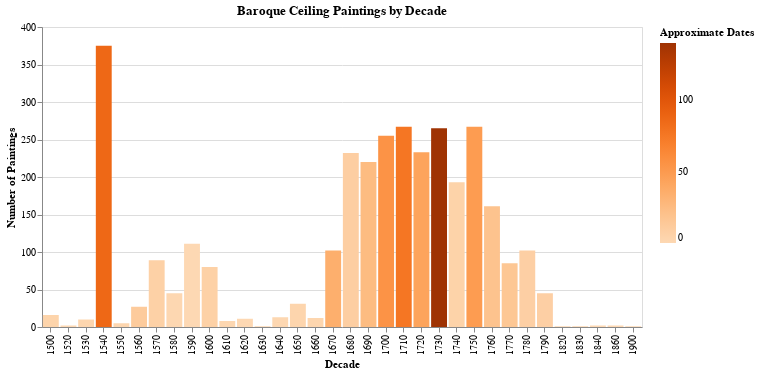

Here is the notebook cell this chart was saved with:
### Code cell
# =============================================================================
# CELL 10: Temporal Analysis - Paintings by Decade
# =============================================================================
# Filter by Getty AAT "ceiling paintings" to exclude buildings

print("📅 TEMPORAL DISTRIBUTION (Ceiling Paintings Only)")
print("=" * 60)

temporal_df = con.execute("""
    SELECT 
        CAST(FLOOR(p.year_start / 10) * 10 AS INTEGER) as decade,
        COUNT(*) as count,
        CAST(SUM(CASE WHEN p.year_is_approximate THEN 1 ELSE 0 END) AS INTEGER) as approximate_count
    FROM paintings p
    JOIN painting_subjects ps ON p.nfdi_uri = ps.nfdi_uri
    JOIN subjects s ON ps.subject_uri = s.subject_uri
    WHERE p.year_start IS NOT NULL
      AND p.year_start >= 1500 AND p.year_start <= 1900
      AND s.subject_source = 'GETTY_AAT'
      AND s.subject_label = 'ceiling paintings'
    GROUP BY FLOOR(p.year_start / 10) * 10
    ORDER BY decade
""").pl()

print(temporal_df)

# Visualization
if len(temporal_df) > 0:
    chart = alt.Chart(temporal_df.to_pandas()).mark_bar().encode(
        x=alt.X('decade:O', title='Decade'),
        y=alt.Y('count:Q', title='Number of Paintings'),
        color=alt.Color('approximate_count:Q', 
                       scale=alt.Scale(scheme='oranges'),
                       title='Approximate Dates'),
        tooltip=['decade', 'count', 'approximate_count']
    ).properties(
        title='Baroque Ceiling Paintings by Decade',
        width=600,
        height=300
    )
    ipython_display(chart)

### Figure 1 — Vega-Lite specification as saved in the notebook (floating-point values rounded to 4 significant figures)
{"config": {"view": {"continuousWidth": 300, "continuousHeight": 300}}, "data": {"name": "data-e6005f5eea7e9d64a85221678e6c86dd"}, "mark": {"type": "bar"}, "encoding": {"color": {"field": "approximate_count", "scale": {"scheme": "oranges"}, "title": "Approximate Dates", "type": "quantitative"}, "tooltip": [{"field": "decade", "type": "quantitative"}, {"field": "count", "type": "quantitative"}, {"field": "approximate_count", "type": "quantitative"}], "x": {"field": "decade", "title": "Decade", "type": "ordinal"}, "y": {"field": "count", "title": "Number of Paintings", "type": "quantitative"}}, "height": 300, "title": "Baroque Ceiling Paintings by Decade", "width": 600, "$schema": "https://vega.github.io/schema/vega-lite/v6.1.0.json", "datasets": {"data-e6005f5eea7e9d64a85221678e6c86dd": [{"decade": 1500, "count": 16, "approximate_count": 4}, {"decade": 1520, "count": 2, "approximate_count": 0}, {"decade": 1530, "count": 10, "approximate_count": 2}, {"decade": 1540, "count": 375, "approximate_count": 86}, {"decade": 1550, "count": 5, "approximate_count": 2}, {"decade": 1560, "count": 27, "approximate_count": 12}, {"decade": 1570, "count": 89, "approximate_count": 7}, {"decade": 1580, "count": 45, "approximate_count": 1}, {"decade": 1590, "count": 111, "approximate_count": 0}, {"decade": 1600, "count": 80, "approximate_count": 7}, {"decade": 1610, "count": 8, "approximate_count": 1}, {"decade": 1620, "count": 11, "approximate_count": 0}, {"decade": 1630, "count": 1, "approximate_count": 0}, {"decade": 1640, "count": 13, "approximate_count": 1}, {"decade": 1650, "count": 31, "approximate_count": 3}, {"decade": 1660, "count": 12, "approximate_count": 2}, {"decade": 1670, "count": 102, "approximate_count": 35}, {"decade": 1680, "count": 232, "approximate_count": 9}, {"decade": 1690, "count": 220, "approximate_count": 25}, {"decade": 1700, "count": 255, "approximate_count": 55}, {"decade": 1710, "count": 267, "approximate_count": 76}, {"decade": 1720, "count": 233, "approximate_count": 43}, {"decade": 1730, "count": 265, "approximate_count": 140}, {"decade": 1740, "count": 193, "approximate_count": 5}, {"decade": 1750, "count": 267, "approximate_count": 49}, {"decade": 1760, "count": 161, "approximate_count": 19}, {"decade": 1770, "count": 85, "approximate_count": 16}, {"decade": 1780, "count": 102, "approximate_count": 8}, {"decade": 1790, "count": 45, "approximate_count": 8}, {"decade": 1820, "count": 1, "approximate_count": 0}, {"decade": 1830, "count": 1, "approximate_count": 1}, {"decade": 1840, "count": 2, "approximate_count": 0}, {"decade": 1860, "count": 2, "approximate_count": 0}, {"decade": 1900, "count": 1, "approximate_count": 0}]}}
